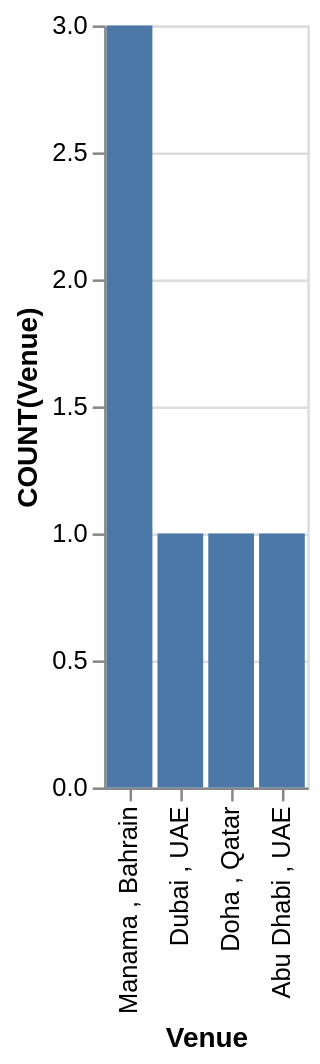

Here is the Vega-Lite specification saved for this chart:
### Vega-Lite specification from a JSON file in a GitHub repository (floating-point values rounded to 4 significant figures)
{"data": {"values": [{"x_data": "Manama , Bahrain", "y_data": 3}, {"x_data": "Dubai , UAE", "y_data": 1}, {"x_data": "Doha , Qatar", "y_data": 1}, {"x_data": "Abu Dhabi , UAE", "y_data": 1}]}, "mark": "bar", "encoding": {"x": {"field": "x_data", "type": "nominal", "title": "Venue", "sort": {"op": "sum", "field": "y_data", "order": "descending"}}, "y": {"field": "y_data", "type": "quantitative", "title": "COUNT(Venue)"}}}
